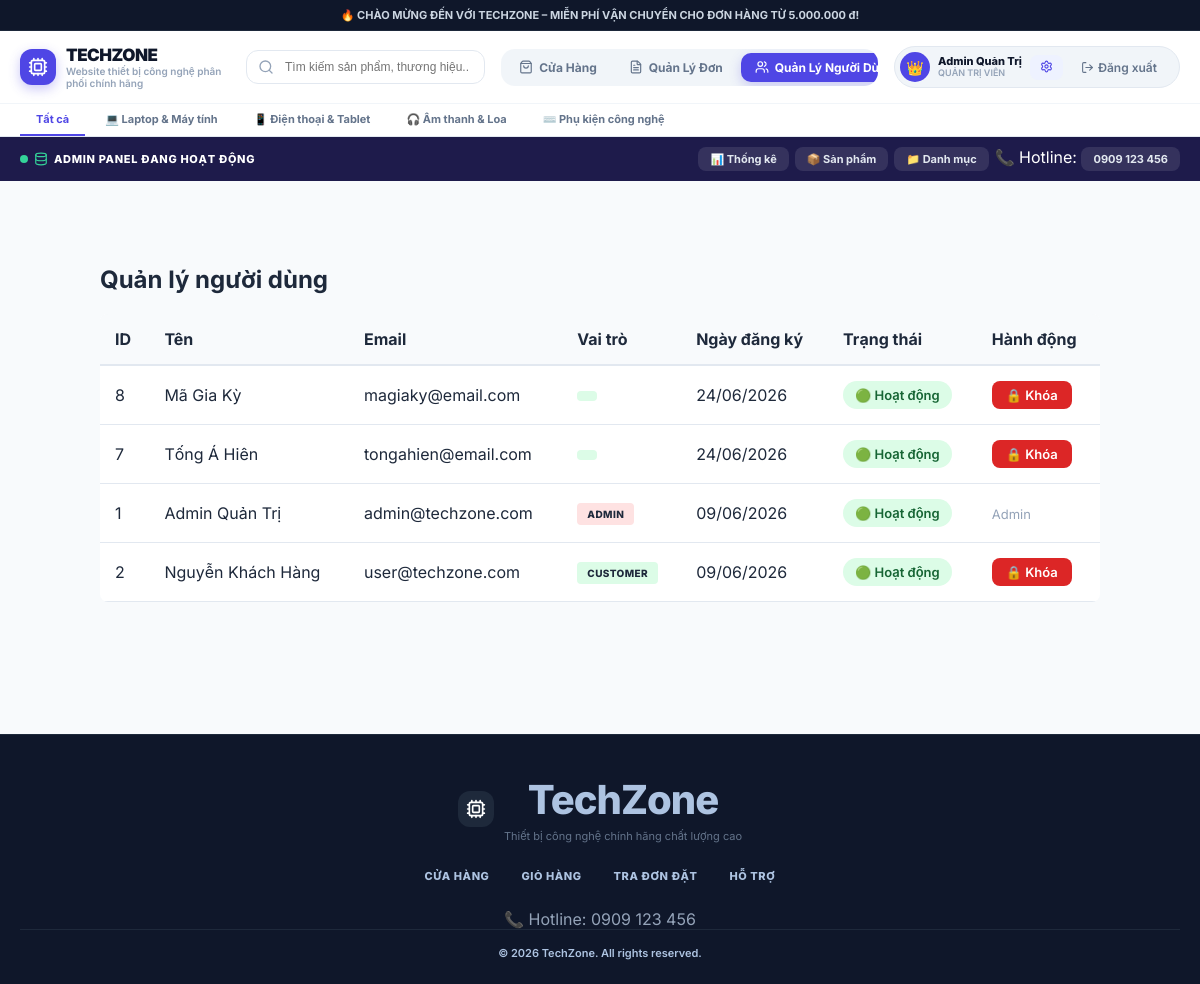
The page /admin/users.php (signed in) on the database its author committed.
### tables this page shows
CREATE TABLE `users` (
  `id` int(10) UNSIGNED NOT NULL,
  `fullname` varchar(100) NOT NULL,
  `email` varchar(150) NOT NULL,
  `password` varchar(255) NOT NULL,
  `role` enum('admin','customer') NOT NULL DEFAULT 'customer',
  `phone` varchar(20) DEFAULT NULL,
  `address` text DEFAULT NULL,
  `avatar` varchar(255) DEFAULT NULL,
  `created_at` datetime NOT NULL DEFAULT current_timestamp(),
  `updated_at` datetime NOT NULL DEFAULT current_timestamp() ON UPDATE current_timestamp(),
  `status` tinyint(1) NOT NULL DEFAULT 1
);

CREATE TABLE `categories` (
  `id` int(10) UNSIGNED NOT NULL,
  `name` varchar(100) NOT NULL,
  `slug` varchar(100) NOT NULL,
  `icon` varchar(10) DEFAULT '?'
);

### includes/config.php (called while the page is built, shortened)
<?php
function formatVND(float|int $amount): string {
    return number_format($amount, 0, ',', '.') . ' đ';
}
function currentUser(): ?array {
    return $_SESSION['user'] ?? null;
}
function clean(string $s): string {
    return htmlspecialchars(strip_tags(trim($s)), ENT_QUOTES, 'UTF-8');
}

### admin/users.php (the view, shortened to what this page needs)
<?php
require_once __DIR__ . '/../includes/config.php';
$pdo = getDB();
$stmt = $pdo->query("
    SELECT id, fullname, email, role, status, created_at
    FROM users
    ORDER BY created_at DESC
");
$users = $stmt->fetchAll(PDO::FETCH_ASSOC);
require_once __DIR__ . '/../includes/header.php';
?>
<div class="container" style="padding: 20px 0;">
    <h2>Quản lý người dùng</h2>
    <table class="table" style="width: 100%; border-collapse: collapse; margin-top: 20px;">
        <thead>
            <tr style="background: #f8f9fa;">
                <th>ID</th>
                <th>Tên</th>
                <th>Email</th>
                <th>Vai trò</th>
                <th>Ngày đăng ký</th>
                <th>Trạng thái</th>
                <th>Hành động</th>
            </tr>
        </thead>
        <tbody>
            <?php foreach ($users as $u): ?>
                <tr style="border-bottom: 1px solid #eee;">
                    <td><?= $u['id'] ?></td>
                    <td><?= htmlspecialchars($u['fullname'] ?? 'Chưa cập nhật') ?></td>
                    <td><?= htmlspecialchars($u['email']) ?></td>
                    <td>
                        <span class="badge" style="padding:5px 10px;border-radius:4px;
                background:<?= $u['role'] === 'admin' ? '#fee2e2' : '#dcfce7' ?>">
                            <?= $u['role'] ?>
                        </span>
                    </td>
                    <td><?= date('d/m/Y', strtotime($u['created_at'])) ?></td>
                    <td>
                        <span style="
                            display:inline-flex;
                            align-items:center;
                            gap:6px;
                            padding:6px 12px;
                            border-radius:999px;
                            font-size:13px;
                            font-weight:600;
                            background: <?= $u['status'] ? '#dcfce7' : '#fee2e2' ?>;
                            color: <?= $u['status'] ? '#166534' : '#991b1b' ?>;
">
                            <?= $u['status'] ? '🟢 Hoạt động' : '🔴 Bị khóa' ?>
                        </span>
                    </td>
                    <td>
                        <?php if ($u['role'] !== 'admin'): ?>
                            <a href="users.php?toggle=<?= $u['id'] ?>" onclick="return confirm('Khóa / mở tài khoản này?')"
                                style="
                                    display:inline-block;
                                    padding:6px 14px;
                                    border-radius:8px;
                                    font-size:13px;
                                    font-weight:600;
                                    background:<?= $u['status'] ? '#dc2626' : '#16a34a' ?>;
                                    color:white;
                                    text-decoration:none;
                                    transition:0.2s;
                                    " onmouseover="this.style.opacity='0.85'" onmouseout="this.style.opacity='1'">
                                <?= $u['status'] ? '🔒 Khóa' : '🔓 Mở' ?>
                            </a>
                        <?php else: ?>
                            <span style="color:#94a3b8;font-size:13px;">Admin</span>
                        <?php endif; ?>
                    </td>
                </tr>
            <?php endforeach; ?>
        </tbody>
    </table>
</div>
<?php require_once __DIR__ . '/../includes/footer.php'; ?>

### includes/header.php (shortened to what this page needs)
<?php
require_once __DIR__ . '/config.php';
$pdo = getDB();
$user = currentUser();
$categories = $pdo->query('SELECT * FROM categories ORDER BY id')->fetchAll();
?>
<!doctype html>
<html lang="vi">
<head>
  <link rel="stylesheet" href="/bainhom/assets/css/style.css">
</head>
<body class="bg-slate-50 text-slate-800 font-sans min-h-screen flex flex-col antialiased overflow-x-hidden">
  <div class="announcement-bar">
    🔥 CHÀO MỪNG ĐẾN VỚI TECHZONE – MIỄN PHÍ VẬN CHUYỂN CHO ĐƠN HÀNG TỪ <?= formatVND(FREE_SHIP_MIN) ?>!
  </div>
  <header class="main-header">
    <div class="header-inner">
      <a href="/bainhom/index.php" class="logo-brand">
        <span class="logo-icon"><i data-lucide="cpu"></i></span>
        <div>
          <h1 class="logo-title">TechZone</h1>
          <p class="logo-sub">Website thiết bị công nghệ phân phối chính hãng</p>
        </div>
      </a>
      <form action="/bainhom/index.php" method="GET" class="header-search">
        <input type="text" name="q" value="<?= clean($_GET['q'] ?? '') ?>" placeholder="Tìm kiếm sản phẩm, thương hiệu..." />
      </form>
      <nav class="main-nav">
        <a href="/bainhom/index.php" class="nav-link <?= (basename($_SERVER['PHP_SELF']) === 'index.php' && !isset($_GET['page'])) ? 'active' : '' ?>">
          <i data-lucide="shopping-bag"></i><span>Cửa Hàng</span>
        </a>
        <?php if ($user): ?>
          <?php if ($user['role'] === 'admin'): ?>
            <a href="/bainhom/admin/orders.php" class="nav-link <?= strpos($_SERVER['REQUEST_URI'], '/admin/orders.php') !== false ? 'active' : '' ?>">
              <i data-lucide="file-text"></i><span>Quản Lý Đơn</span>
            </a>
            <a href="/bainhom/admin/users.php" class="nav-link <?= strpos($_SERVER['REQUEST_URI'], '/admin/users.php') !== false ? 'active' : '' ?>">
              <i data-lucide="users"></i><span>Quản Lý Người Dùng</span>
            </a>
          <?php endif; ?>
        <?php endif; ?>
      </nav>
      <div class="user-controls">
        <?php if ($user): ?>
          <div class="user-chip">
            <span class="user-avatar"><?= $user['role'] === 'admin' ? '👑' : '👤' ?></span>
            <div class="user-info">
              <span class="user-name"><?= clean($user['fullname']) ?></span>
              <span class="user-role"><?= $user['role'] === 'admin' ? 'Quản Trị Viên' : 'Khách Hàng' ?></span>
            </div>
            <?php if ($user['role'] === 'admin'): ?>
              <a href="/bainhom/admin/" class="btn-sm btn-indigo" title="Admin Panel">
                <i data-lucide="settings"></i>
              </a>
            <?php endif; ?>
            <a href="/bainhom/controllers/auth.php?action=logout" class="btn-sm btn-ghost" title="Đăng xuất" style="display: flex; align-items: center; gap: 4px;">
              <i data-lucide="log-out"></i>
              <span style="font-size: 12px; font-weight: 600;">Đăng xuất</span>
            </a>
          </div>
        <?php endif; ?>
      </div>
    </div>
    <div class="category-bar">
      <div class="category-bar-inner">
        <a href="/bainhom/index.php" class="cat-link <?= !isset($_GET['cat']) ? 'active' : '' ?>">Tất cả</a>
        <?php foreach ($categories as $cat): ?>
          <a href="/bainhom/index.php?cat=<?= $cat['slug'] ?>" class="cat-link <?= ($_GET['cat'] ?? '') === $cat['slug'] ? 'active' : '' ?>">
            <?= $cat['icon'] ?>   <?= clean($cat['name']) ?>
          </a>
        <?php endforeach; ?>
      </div>
    </div>
  </header>
  <?php if ($user && $user['role'] === 'admin'): ?>
    <div class="admin-bar">
      <div class="admin-bar-inner">
        <span class="admin-bar-label">
          <span class="pulse-dot"></span>
          <i data-lucide="database"></i> ADMIN PANEL ĐANG HOẠT ĐỘNG
        </span>
        <div class="admin-bar-links">
          <a href="/bainhom/admin/index.php">📊 Thống kê</a>
          <a href="/bainhom/admin/products.php">📦 Sản phẩm</a>
          <a href="/bainhom/admin/categories.php">📁 Danh mục</a>
          <span>📞 Hotline: <a href="tel:0909123456">0909 123 456</a></span>
        </div>
      </div>
    </div>
  <?php endif; ?>
  <main class="main-content">

### rows shown on the page
users: fullname "Admin Quản Trị", id "1", email "admin@techzone.com", role "ADMIN", created_at "09/06/2026", status "🟢 Hoạt động"
categories: icon "💻", name "Laptop & Máy tính"
categories: icon "📱", name "Điện thoại & Tablet"
categories: icon "🎧", name "Âm thanh & Loa"
categories: icon "⌨️", name "Phụ kiện công nghệ"
users: id "8", fullname "Mã Gia Kỳ", email "magiaky@email.com", created_at "24/06/2026", status "🟢 Hoạt động"
users: id "7", fullname "Tống Á Hiên", email "tongahien@email.com", created_at "24/06/2026", status "🟢 Hoạt động"
users: id "2", fullname "Nguyễn Khách Hàng", email "user@techzone.com", role "CUSTOMER", created_at "09/06/2026", status "🟢 Hoạt động"

### other values the page prints
formatVND(FREE_SHIP_MIN) "5.000.000 đ"
